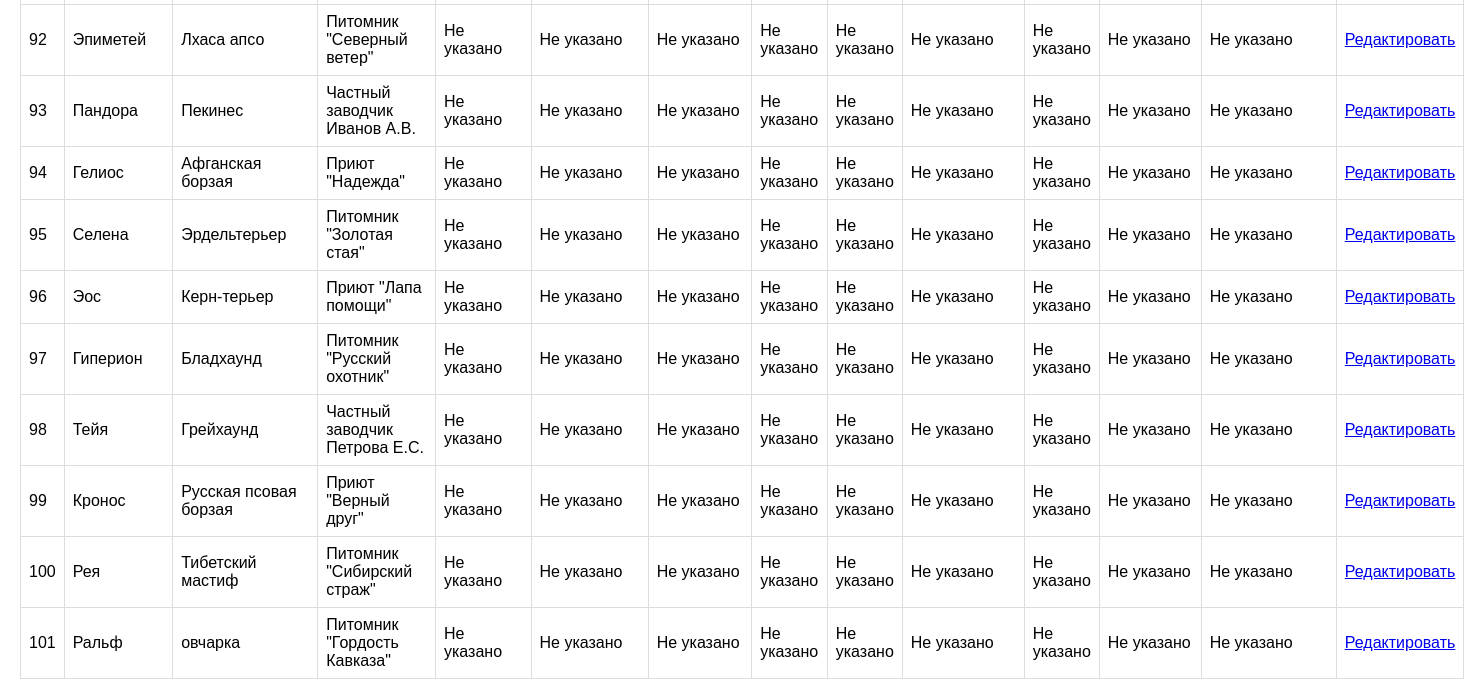
The app's page /add (lower part), older data.
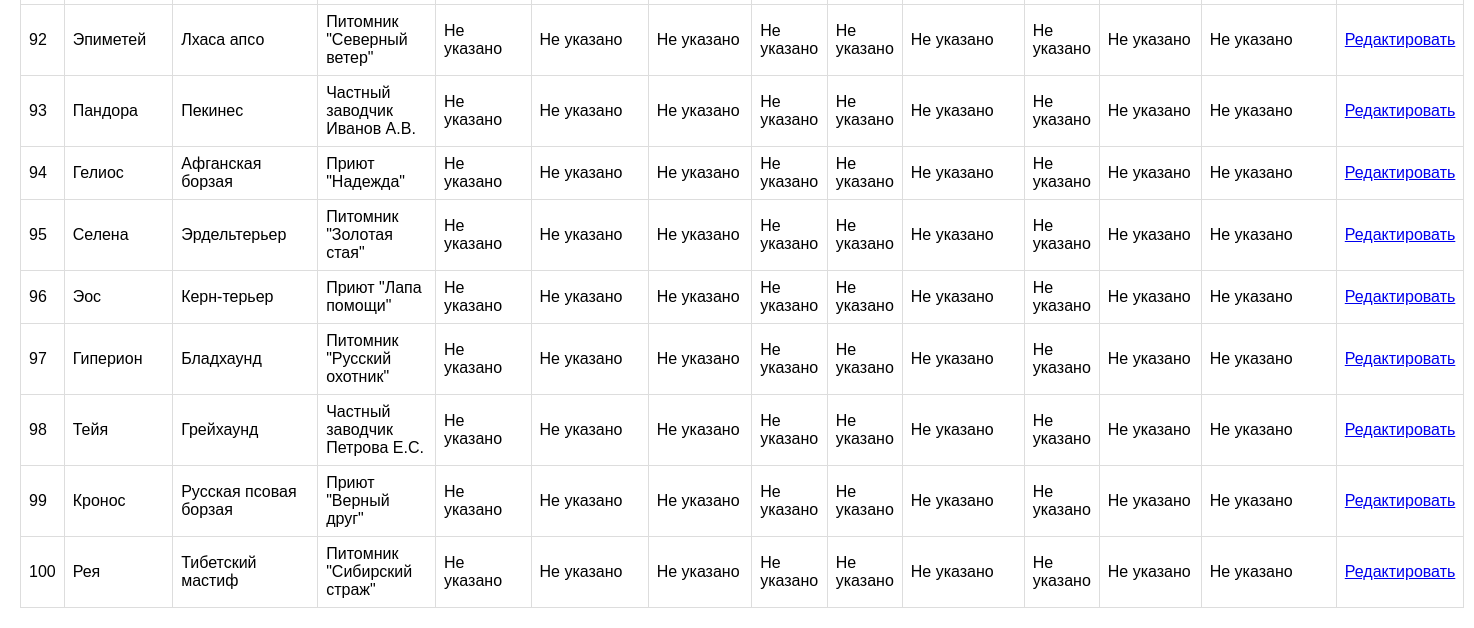
The same page, newer data.
### tables this page shows
CREATE TABLE "dogs" (
	"id"	INTEGER,
	"name"	VARCHAR(100) NOT NULL,
	"birth_date"	DATE,
	"breeds_id"	INTEGER,
	"getting_id"	INTEGER,
	"vet_examinations_id"	INTEGER,
	"location_id"	INTEGER,
	"registration_date"	DATE,
	"microchip_number"	VARCHAR(20),
	"coat_type"	INTEGER,
	"color_variations"	INTEGER,
	"temperament"	INTEGER,
	"size"	INTEGER,
	PRIMARY KEY("id" AUTOINCREMENT),
	FOREIGN KEY("breeds_id") REFERENCES "breeds"("id"),
	FOREIGN KEY("coat_type") REFERENCES "coat_type"("id"),
	FOREIGN KEY("color_variations") REFERENCES "color_variations"("id"),
	FOREIGN KEY("getting_id") REFERENCES "getting"("id"),
	FOREIGN KEY("location_id") REFERENCES "locations"("id"),
	FOREIGN KEY("size") REFERENCES "size"("id"),
	FOREIGN KEY("temperament") REFERENCES "temperament"("id"),
	FOREIGN KEY("vet_examinations_id") REFERENCES "vet_examinations"("id")
);

CREATE TABLE breeds (
    id INTEGER PRIMARY KEY AUTOINCREMENT,
    breed_name VARCHAR(100) NOT NULL,
    breed_group VARCHAR(50),
    origin_country VARCHAR(50),
    average_lifes INTEGER,
    typical_use VARCHAR(100),
    common_health_issues VARCHAR(200),
    recommended_vaccinations VARCHAR(200),
    veterinary_care VARCHAR(50),
    average_weight_male FLOAT,
    average_weight_female FLOAT,
    trainability_level VARCHAR(50),
    recommended_training_age INTEGER,
    common_behavioral_issues VARCHAR(200),
    preferred_training_methods VARCHAR(200),
    typical_learning_period INTEGER
);

CREATE TABLE locations (
    id INTEGER PRIMARY KEY AUTOINCREMENT,
    location_name VARCHAR(100) NOT NULL,
    location_type VARCHAR(50),
    address VARCHAR(200),
    contact_info VARCHAR(100),
    price FLOAT,
    availability INTEGER,
    website VARCHAR(200)
);

### flask_app.py (the view, shortened to what this page needs)
@app.route('/add', methods=['GET', 'POST'])
def add():
    errors = []
    dogs = None
    with get_db_connection() as conn:
        breeds = conn.execute("SELECT id, breed_name FROM breeds ORDER BY breed_name").fetchall()
        locations = conn.execute("SELECT id, location_name FROM locations ORDER BY location_name").fetchall()
        coat_types = conn.execute("SELECT id, coat_type_name FROM coat_type ORDER BY coat_type_name").fetchall()
        color_variations = conn.execute("SELECT id, color_variations_name FROM color_variations ORDER BY color_variations_name").fetchall()
        temperaments = conn.execute("SELECT id, temperament_name FROM temperament ORDER BY temperament_name").fetchall()
        sizes = conn.execute("SELECT id, size_name FROM size ORDER BY size_name").fetchall()
        gettings = conn.execute("SELECT id, getting_by FROM getting WHERE getting_by IS NOT NULL ORDER BY getting_by").fetchall()
        vet_examinations = conn.execute("SELECT id, examination_date FROM vet_examinations ORDER BY examination_date").fetchall()
    with get_db_connection() as conn:
        dogs = conn.execute("""
            SELECT d.id, d.name, b.breed_name, l.location_name
            FROM dogs d
            LEFT JOIN breeds b ON d.breeds_id = b.id
            LEFT JOIN locations l ON d.location_id = l.id
            ORDER BY d.id
        """).fetchall()
    return render_template('add.html', errors=errors, dogs=dogs, breeds=breeds, locations=locations,
                           coat_types=coat_types, color_variations=color_variations, temperaments=temperaments,
                           sizes=sizes, gettings=gettings, vet_examinations=vet_examinations)

### flask_app.py (called while the page is built)
def get_db_connection():
    conn = sqlite3.connect(DB_PATH, timeout=10)
    conn.row_factory = sqlite3.Row
    return conn

### templates/add.html (shortened to what this page needs)
<!doctype html>
<html lang="ru">
    <head>
        <link
            rel="stylesheet"
            href="{{ url_for('static', filename='style.css') }}"
        />
    </head>
    <body>
        {% if dogs %}
        <table>
            {% for dog in dogs %}
            <tr>
                <td>{{ dog['id'] }}</td>
                <td>{{ dog['name'] }}</td>
                <td>{{ dog['breed_name'] or 'Не указано' }}</td>
                <td>{{ dog['location_name'] or 'Не указано' }}</td>
                <td>{{ dog['birth_date'] or 'Не указано' }}</td>
                <td>{{ dog['registration_date'] or 'Не указано' }}</td>
                <td>{{ dog['microchip_number'] or 'Не указано' }}</td>
                <td>{{ dog['coat_type_name'] or 'Не указано' }}</td>
                <td>{{ dog['color_variations_name'] or 'Не указано' }}</td>
                <td>{{ dog['temperament_name'] or 'Не указано' }}</td>
                <td>{{ dog['size_name'] or 'Не указано' }}</td>
                <td>{{ dog['getting_by'] or 'Не указано' }}</td>
                <td>{{ dog['examination_date'] or 'Не указано' }}</td>
                <td>
                    <a href="{{ url_for('edit', id=dog['id']) }}"
                        >Редактировать</a
                    >
                </td>
            </tr>
            {% endfor %}
        </table>
        {% else %}
        <p>Нет собак для отображения.</p>
        {% endif %}
    </body>
</html>

Row changes from the older to the newer data that the page shows:
removed dogs: id "101", name "Ральф", breed_name "овчарка", location_name "Питомник \"Гордость Кавказа\"", dog "Не указано"
